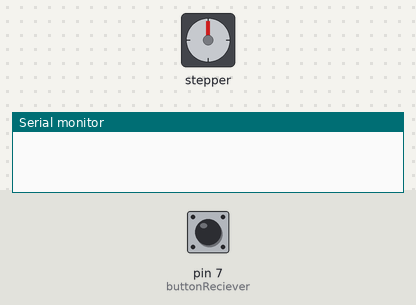
A sketch run on a simulated Arduino Uno, built with avr-gcc and run on an emulated ATmega328P. Parts: stepper motor, the last lines printed to the serial monitor. Inputs (shaded band) come from the test bench; at power-on: pin 7 (buttonReciever) LOW. Stepper angles assume 2048 steps per turn.

Above: at 1.2 s.
1.3 s: pin 7 (buttonReciever) pulled HIGH for 0.15 s
At 1.45 s:
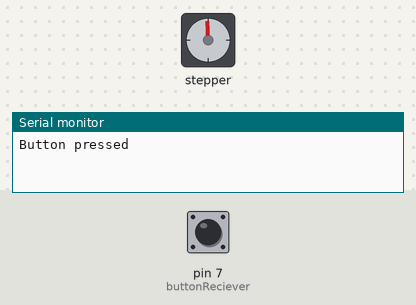
At 2.05 s:
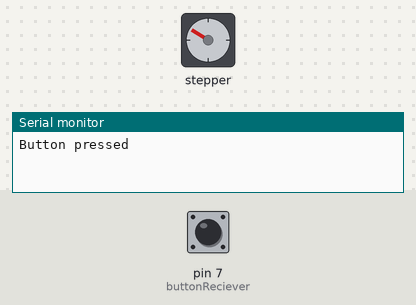
10.3 s: pin 7 (buttonReciever) pulled HIGH for 1 s
At 10.75 s:
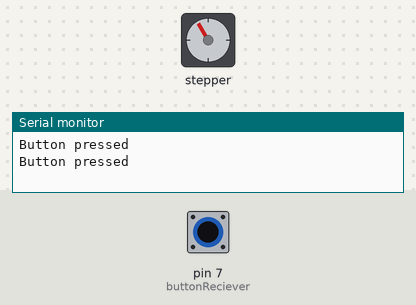
Timing chart, 0 to 19.3 s (numbered marks = the images above; inputs shaded):
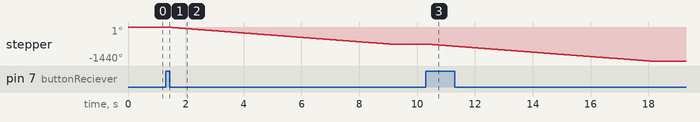

Measured:
- after the input at 1.3 s, stepper: turns 720° counter-clockwise in 7.7 s, starting at once
- after the input at 10.3 s, stepper: turns 720° counter-clockwise in 7.7 s, starting at once

The sketch:

Uncoiler.ino
```cpp
#include <Stepper.h>

const float STEPS_PER_REV = 32;

//  Amount of Gear Reduction
const float GEAR_RED = 64;

// Number of steps per geared output rotation
const float STEPS_PER_OUT_REV = STEPS_PER_REV * GEAR_RED;

const int buttonReciever = 7;
int val = 0;

// Define Variables

// Number of Steps Required
int StepsRequired;

Stepper steppermotor(STEPS_PER_REV, 8, 10, 9, 11);

void setup()
{
  Serial.begin(9600);
  pinMode(buttonReciever, INPUT);
}

void loop()
{
  val = digitalRead(buttonReciever);
  if(val == HIGH){
    Serial.println("Button pressed");
    StepsRequired  =  -STEPS_PER_OUT_REV * 2;
    steppermotor.setSpeed(1000);
    steppermotor.step(StepsRequired);
    delay(500);
  }

}
```
